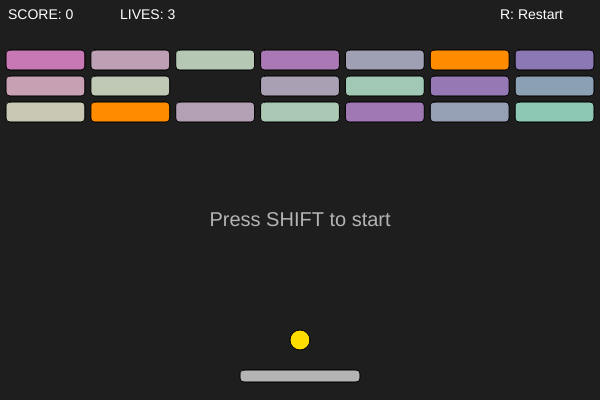
Frame 1 (no input)
Frame 60 (no input): identical to frame 1, image omitted
Frame 120 (the mouse pressed at the canvas centre since frame 60): identical to frame 1, image omitted

The p5.js sketch that drew this single still picture (run headless with seeded random() and noise() and a simulated clock; from frame 60 on, the mouse is pressed at the canvas centre):

// p5.js sketch
// ── sketch.js
// 複数のボールを扱う配列
let balls = [];
let ballRadius = 10;
// ボールの最大数（無限増殖を防ぐ）
let maxBalls = 16;
let paddleX;
let paddleY;
let paddleSpeed;
let paddleWidth;
let paddleHeight;

let bricks = [];
let brickRows = 4;
let brickCols = 8;
let brickWidth;
let brickHeight = 20;
let brickPadding = 6;
let topOffset = 50;
// ブロックが生成される確率 (0.0〜1.0)。小さくするとまばらに、1.0で全て出現。
let brickSpawnProb = 0.8;
// 特殊ブロック（当たるとブロックを増やす）が生成される確率
let brickMultiplierProb = 0.12;

// ステージ設定配列（行・列・出現確率・特殊ブロック確率など）
let levels = [
  { rows: 3, cols: 7, spawnProb: 0.9, multiplierProb: 0.12 },
  { rows: 4, cols: 8, spawnProb: 0.8, multiplierProb: 0.14 },
  { rows: 5, cols: 9, spawnProb: 0.85, multiplierProb: 0.16 }
];
let currentLevel = 0;
let levelClearTimer = 0;
let levelClearDelay = 90; // フレーム数で次ステージへの遷移を遅らせる
// プレイヤーが開始キーを押すまでゲームを始めない
let gameStarted = false;

let score = 0;
let lives = 3;
let gameOver = false;
let gameWin = false;

function setup() {
  createCanvas(600, 400);
  initGame();
}

function initGame() {
  // ゲーム全体を初期化し、1ステージ目を開始する
  balls = [];
  paddleWidth = 120;
  paddleHeight = 12;
  paddleX = (width - paddleWidth) / 2;
  paddleY = height - 30;
  paddleSpeed = 12;

  score = 0;
  lives = 3;
  gameOver = false;
  gameWin = false;
  currentLevel = 0;
  startLevel(currentLevel);
}

// ステージ開始: レベル設定を反映してブロックを作る
function startLevel(levelIndex) {
  let cfg = levels[levelIndex];
  brickRows = cfg.rows;
  brickCols = cfg.cols;
  brickSpawnProb = cfg.spawnProb;
  brickMultiplierProb = cfg.multiplierProb;

  // 初期ボール1個で開始
  balls = [];
  balls.push({ x: width / 2, y: height - 60, vx: random([-4, -3, 3, 4]), vy: -5, r: ballRadius });
  // レベル開始時はプレイヤー操作で開始（Shiftキー）させる
  gameStarted = false;
  // レベル切替時はパドルを中央に戻す
  paddleX = (width - paddleWidth) / 2;

  // ビルド
  buildBricks();
  levelClearTimer = 0;
}

function buildBricks() {
  brickWidth = (width - (brickCols + 1) * brickPadding) / brickCols;
  bricks = [];
  for (let r = 0; r < brickRows; r++) {
    for (let c = 0; c < brickCols; c++) {
      let bx = brickPadding + c * (brickWidth + brickPadding);
      let by = topOffset + r * (brickHeight + brickPadding);
      // 確率で alive を決める
      let alive = random() < brickSpawnProb;
      // 種類: 'normal' または 'multiplier'
      let type = random() < brickMultiplierProb ? 'multiplier' : 'normal';
      bricks.push({ x: bx, y: by, w: brickWidth, h: brickHeight, alive: alive, type: type });
    }
  }

  // 万一すべて消えているなら最低1個を普通ブロックにする
  let anyAlive = bricks.some(b => b.alive);
  if (!anyAlive && bricks.length > 0) {
    let idx = floor(random(bricks.length));
    bricks[idx].alive = true;
    bricks[idx].type = 'normal';
  }
}

function draw() {
  background(30);
  fill(255);
  textSize(14);
  textAlign(LEFT, TOP);
  text("SCORE: " + score, 8, 8);
  text("LIVES: " + lives, 120, 8);
  text("R: Restart", width - 100, 8);

  if (gameOver) {
    fill(255, 50, 50);
    textAlign(CENTER, CENTER);
    textSize(36);
    text("GAME OVER", width / 2, height / 2 - 20);
    textSize(16);
    text("Press R to restart", width / 2, height / 2 + 20);
    return;
  }

  if (gameWin) {
    fill(100, 255, 100);
    textAlign(CENTER, CENTER);
    textSize(36);
    text("YOU WIN!", width / 2, height / 2 - 20);
    textSize(16);
    text("Press R to play again", width / 2, height / 2 + 20);
    return;
  }

  // bricks
  for (let i = 0; i < bricks.length; i++) {
    let b = bricks[i];
    if (b.alive) {
      // 特殊ブロックは色を変える
      if (b.type === 'multiplier') {
        fill(255, 140, 0); // オレンジ
      } else {
        fill(200 - (i % brickCols) * 10, 120 + (i % 3) * 40, 180);
      }
      rect(b.x, b.y, b.w, b.h, 4);
    }
  }

  // ball movement: 複数ボールを更新
  // レベルクリア待ち中や未開始時はボールを停止させる
  if (levelClearTimer <= 0 && !gameOver && !gameWin && gameStarted) {
    for (let bi = balls.length - 1; bi >= 0; bi--) {
    let ball = balls[bi];
    ball.x += ball.vx;
    ball.y += ball.vy;

    // wall collisions
    if (ball.x - ball.r < 0) {
      ball.x = ball.r;
      ball.vx *= -1;
    }
    if (ball.x + ball.r > width) {
      ball.x = width - ball.r;
      ball.vx *= -1;
    }
    if (ball.y - ball.r < 0) {
      ball.y = ball.r;
      ball.vy *= -1;
    }
    
    // paddle collision (better angle control)
    if (
      ball.y + ball.r >= paddleY &&
      ball.y + ball.r <= paddleY + paddleHeight &&
      ball.x >= paddleX &&
      ball.x <= paddleX + paddleWidth &&
      ball.vy > 0
    ) {
      // bounce upward
      ball.vy = -abs(ball.vy);
      // change X speed based on where it hits the paddle
      let hitPos = (ball.x - paddleX) / paddleWidth - 0.5; // -0.5..0.5
      ball.vx += hitPos * 8;
      // limit max x speed
      ball.vx = constrain(ball.vx, -8, 8);
      ball.y = paddleY - ball.r - 1;
    }

    // bricks collision (per-ball)
    for (let i = 0; i < bricks.length; i++) {
      let b = bricks[i];
      if (!b.alive) continue;
      if (
        ball.x + ball.r > b.x &&
        ball.x - ball.r < b.x + b.w &&
        ball.y + ball.r > b.y &&
        ball.y - ball.r < b.y + b.h
      ) {
        // collision response
        ball.vy *= -1;
        b.alive = false;
        score += 10;

        // 特殊ブロックならボール数を現在の数だけ追加（倍にする）
        if (b.type === 'multiplier') {
          let currentBalls = balls.length;
          // 追加可能数
          let canAdd = min(currentBalls, maxBalls - currentBalls);
          for (let s = 0; s < canAdd; s++) {
            // 新しいボールは現在のボール位置から少しばらついた速度で生成
            let nvx = random(-4, 4);
            if (abs(nvx) < 1) nvx = nvx < 0 ? -1 : 1;
            let nvy = -random(3, 6);
            balls.push({ x: ball.x + random(-6, 6), y: ball.y + random(-6, 6), vx: nvx, vy: nvy, r: ball.r });
          }
        }

        break; // prevent multiple brick hits from same ball this frame
      }
    }

    // bottom (miss) : ボールが下に落ちたらそのボールを消す
    if (ball.y - ball.r > height) {
      balls.splice(bi, 1);
    }
    }
  }

  // ボールが全て無くなったらライフを減らし、残機あればボール1個で再開
  if (balls.length === 0) {
    lives--;
    // 残機が減ったときはパドルを中央に戻す
    paddleX = (width - paddleWidth) / 2;
    if (lives <= 0) {
      gameOver = true;
      // 明示的にクリア
      balls = [];
    } else {
      // 新しいボール1個を追加するが、プレイヤーがShiftを押すまで動かさない
      balls = [];
      balls.push({ x: width / 2, y: height - 60, vx: random([-4, -3, 3, 4]), vy: -5, r: ballRadius });
      paddleX = (width - paddleWidth) / 2;
      gameStarted = false; // プレイヤー操作で再開
    }
  }

  // ゲーム開始待ちの表示（ステージクリア待ち中は別表示が優先される）
  if (!gameStarted && levelClearTimer <= 0 && !gameOver && !gameWin) {
    fill(180);
    textAlign(CENTER, CENTER);
    textSize(20);
    text("Press SHIFT to start", width / 2, height / 2 + 20);
  }

  // paddle control
  // paddle control: Shift が押されるまで動かせないようにする
  if (gameStarted) {
    if (keyIsDown(LEFT_ARROW)) {
      paddleX -= paddleSpeed;
    }
    if (keyIsDown(RIGHT_ARROW)) {
      paddleX += paddleSpeed;
    }
  }
  // 位置は常に画面内に収める（動かせない間も中央などで固定される）
  paddleX = constrain(paddleX, 0, width - paddleWidth);

  // draw balls and paddle
  fill(255, 220, 0);
  for (let ball of balls) {
    circle(ball.x, ball.y, ball.r * 2);
  }

  fill(180);
  rect(paddleX, paddleY, paddleWidth, paddleHeight, 4);

  // check win
  let anyAlive = bricks.some(b => b.alive);
  if (!anyAlive) {
    // ステージクリア
    if (levelClearTimer === 0) levelClearTimer = levelClearDelay;
  }

  // レベルクリア待ちタイマー
  if (levelClearTimer > 0) {
    // 表示
    fill(200, 200, 60);
    textAlign(CENTER, CENTER);
    textSize(28);
    text("STAGE CLEAR!", width / 2, height / 2 - 10);
    levelClearTimer--;
    if (levelClearTimer === 0) {
      // 次のステージへ
      if (currentLevel < levels.length - 1) {
        currentLevel++;
        startLevel(currentLevel);
      } else {
        // 最終ステージクリアでゲーム勝利
        gameWin = true;
      }
    }
  }
}

function keyPressed() {
  // R でゲームをリスタート
  if (key === 'r' || key === 'R') {
    initGame();
  }

  // Shift キーでステージ開始（プレイヤーの意思でスタート）
  // p5.js では SHIFT 定数が使えるが、念のため keyCode 16 も許容
  if (!gameStarted && (key === 'Shift' || keyCode === SHIFT || keyCode === 16)) {
    // ステージクリア待ちやゲームオーバー中は無視
    if (levelClearTimer <= 0 && !gameOver && !gameWin) {
      gameStarted = true;
    }
  }
}
